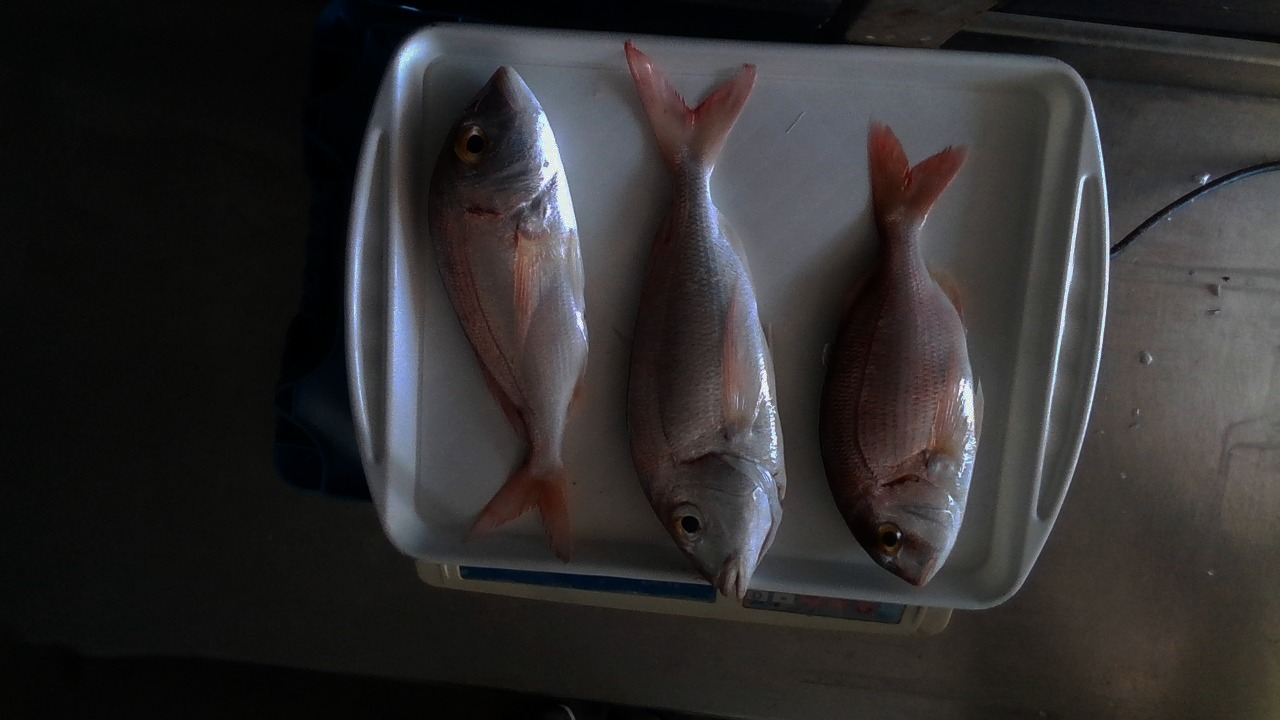
#> input picture c0.jpg, 1280 x 720 px
$ python hdr-debevec.py
#> lines starting #> are read from the running program, lines starting #| are printed output that depends on the picture
#High-dynamic-range tone mapping with a Debevec algorithm

import cv2
import numpy as np


def readImagesAndTimes():

  times = np.array([ 1/1000,1/30, 1/8], dtype=np.float32)

  imgNames = ['c0.jpg', 'c1.jpg', 'c2.jpg']

  images = []
  for filename in imgNames:
    im = cv2.imread(filename)
#> im is the input picture: shape (720, 1280, 3); mean B, G, R 45.8, 45.5, 47.5
    images.append(im)

  return images, times

if __name__ == '__main__':
  # Read images and exposure times
  print("Reading images ... ")

  images, times = readImagesAndTimes()
#> images = 3 items; times = [0.001, 0.0333, 0.125]


  # Align input images
  print("Aligning images ... ")
  alignMTB = cv2.createAlignMTB()
  alignMTB.process(images, images)

  # Obtain Camera Response Function
  print("Calculating Camera Response Function (CRF) ... ")
  calibrateDebevec = cv2.createCalibrateDebevec()
  responseDebevec = calibrateDebevec.process(images, times)
#> responseDebevec = 256 rows, first 8: [0.00227, 0.0058, 0.0016], [0.00248, 0.00615, 0.00178], [0.0027, 0.00653, 0.00199], [0.00295, 0.00693, 0.00221], [0.00322, 0.00735, 0.00246], [0.00351, 0.00775, 0.00274], [0.0038, 0.0081, 0.00305], [0.00412, 0.00835, 0.00338]

  # Merge images into an HDR linear image
  print("Merging images into one HDR image ... ")
  mergeDebevec = cv2.createMergeDebevec()
  hdrDebevec = mergeDebevec.process(images, times, responseDebevec)
  # Save HDR image.
  cv2.imwrite("hdrDebevec.hdr", hdrDebevec)
  print("saved hdrDebevec.hdr ")


  # # Tonemap using Drago's method to obtain 24-bit color image
  print("Tonemaping using Debevec ... ")
  tonemap1 = cv2.createTonemap(4.5)
  ldrDebevec = tonemap1.process(hdrDebevec)
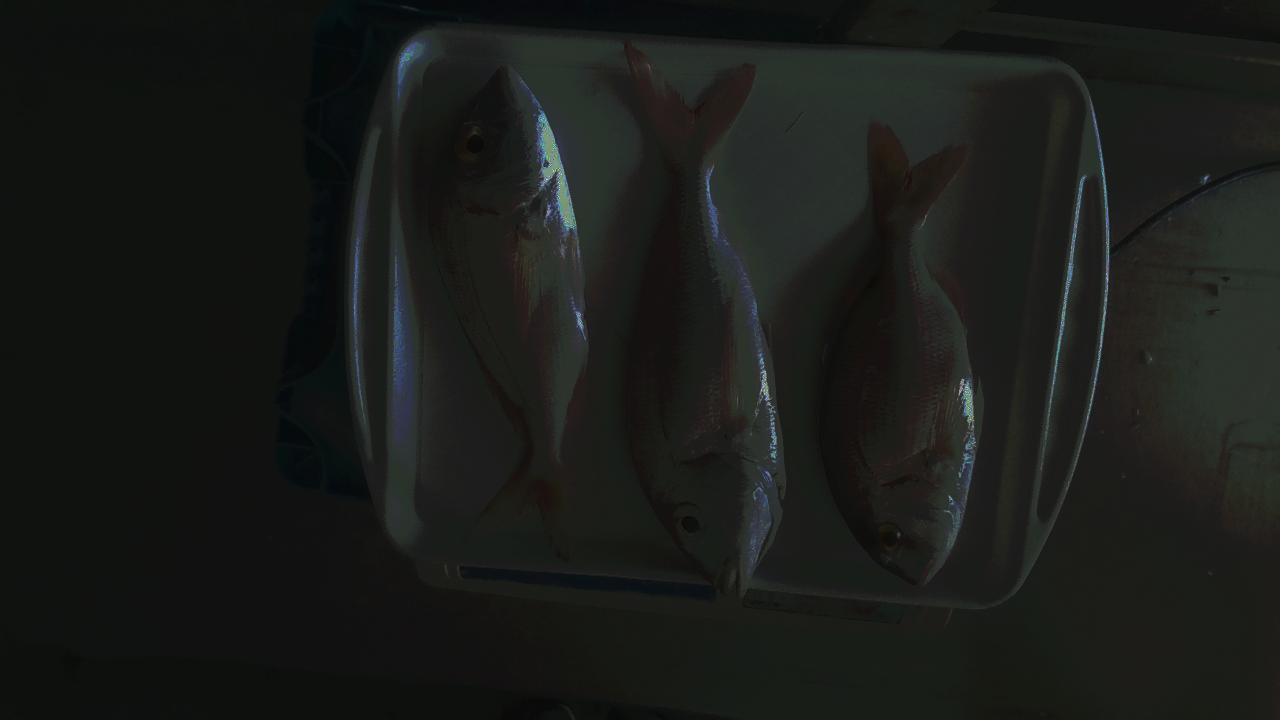
#> ldrDebevec: shape (720, 1280, 3) float32; mean of channels 0, 1, 2 0.101, 0.112, 0.103; drawn as B, G, R
  ldrDebevec = 3 * ldrDebevec
  cv2.imwrite("ldr-DebevecC.jpg", ldrDebevec * 255)
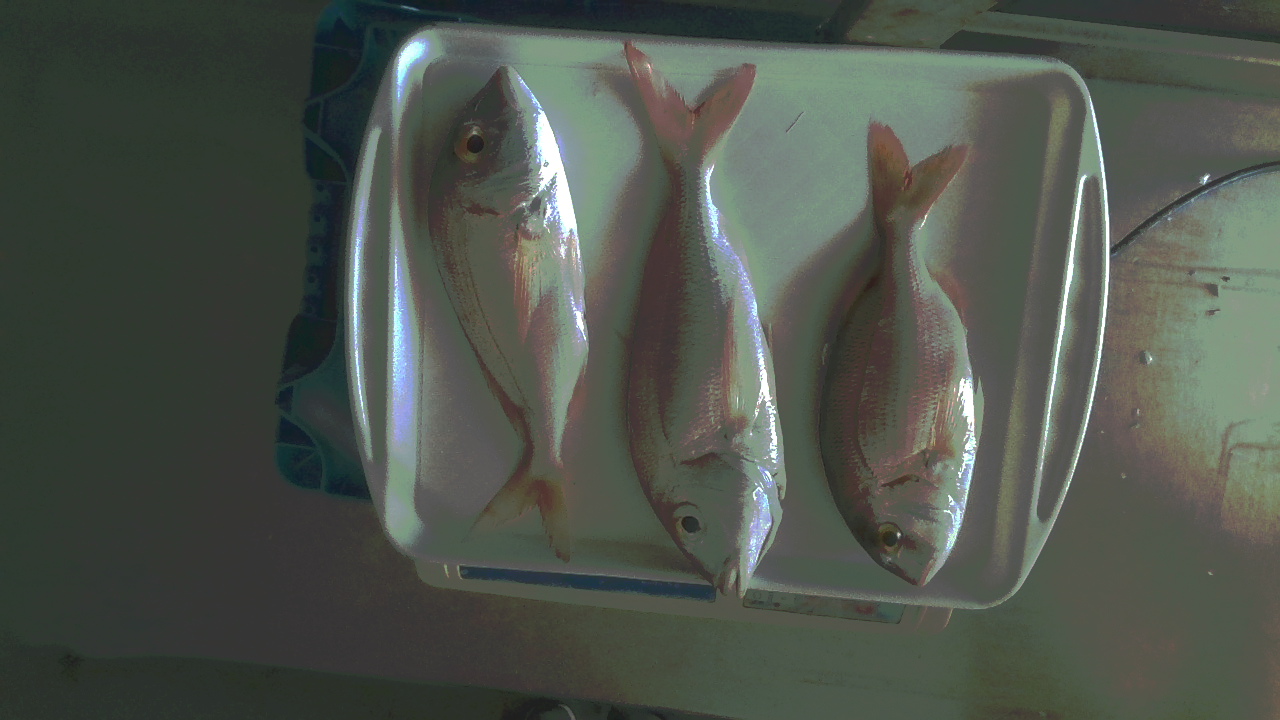
#> saved as ldr-DebevecC.jpg: shape (720, 1280, 3); mean B, G, R 76.6, 84.9, 78.8
  print("saved ldr-Debevec.jpg")
